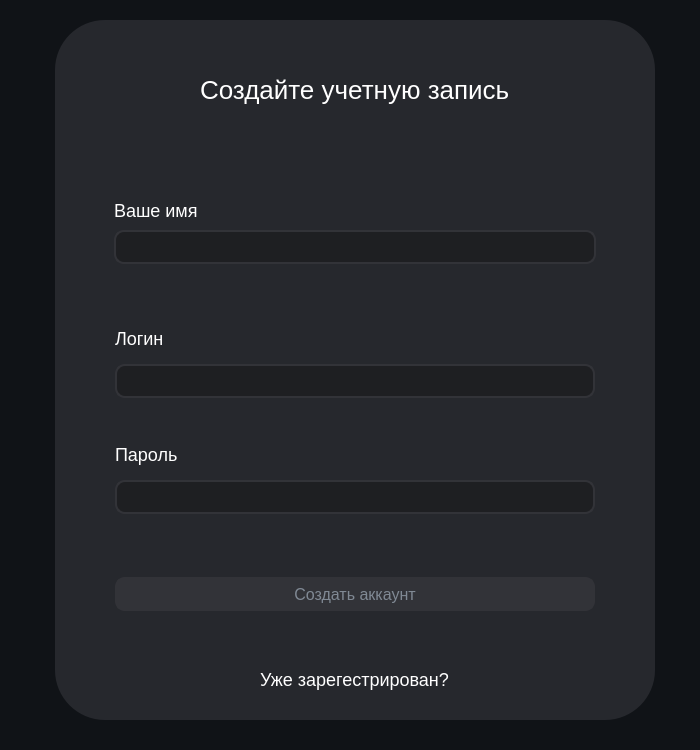
<?xml version="1.0" encoding="UTF-8"?>
<ui version="4.0">
 <class>Dialog</class>
 <widget class="QDialog" name="Dialog">
  <property name="geometry">
   <rect>
    <x>0</x>
    <y>0</y>
    <width>700</width>
    <height>750</height>
   </rect>
  </property>
  <property name="sizePolicy">
   <sizepolicy hsizetype="Maximum" vsizetype="Maximum">
    <horstretch>0</horstretch>
    <verstretch>0</verstretch>
   </sizepolicy>
  </property>
  <property name="minimumSize">
   <size>
    <width>700</width>
    <height>750</height>
   </size>
  </property>
  <property name="maximumSize">
   <size>
    <width>700</width>
    <height>750</height>
   </size>
  </property>
  <property name="windowTitle">
   <string>Dialog</string>
  </property>
  <widget class="QFrame" name="Wrapper">
   <property name="geometry">
    <rect>
     <x>-20</x>
     <y>0</y>
     <width>750</width>
     <height>750</height>
    </rect>
   </property>
   <property name="sizePolicy">
    <sizepolicy hsizetype="Fixed" vsizetype="Fixed">
     <horstretch>0</horstretch>
     <verstretch>0</verstretch>
    </sizepolicy>
   </property>
   <property name="minimumSize">
    <size>
     <width>750</width>
     <height>750</height>
    </size>
   </property>
   <property name="maximumSize">
    <size>
     <width>750</width>
     <height>750</height>
    </size>
   </property>
   <property name="contextMenuPolicy">
    <enum>Qt::DefaultContextMenu</enum>
   </property>
   <property name="statusTip">
    <string/>
   </property>
   <property name="styleSheet">
    <string notr="true">background-color:#101317;
</string>
   </property>
   <layout class="QVBoxLayout" name="verticalLayout_3">
    <property name="topMargin">
     <number>0</number>
    </property>
    <item alignment="Qt::AlignHCenter|Qt::AlignVCenter">
     <widget class="QFrame" name="Menu">
      <property name="sizePolicy">
       <sizepolicy hsizetype="Fixed" vsizetype="Fixed">
        <horstretch>0</horstretch>
        <verstretch>0</verstretch>
       </sizepolicy>
      </property>
      <property name="minimumSize">
       <size>
        <width>600</width>
        <height>700</height>
       </size>
      </property>
      <property name="styleSheet">
       <string notr="true">background-color:rgba(38,40,45,255);
border-radius:50px;</string>
      </property>
      <layout class="QVBoxLayout" name="verticalLayout_8">
       <property name="spacing">
        <number>2</number>
       </property>
       <property name="topMargin">
        <number>20</number>
       </property>
       <property name="bottomMargin">
        <number>20</number>
       </property>
       <item alignment="Qt::AlignHCenter|Qt::AlignTop">
        <widget class="QFrame" name="WelcomeLay">
         <property name="sizePolicy">
          <sizepolicy hsizetype="Fixed" vsizetype="Fixed">
           <horstretch>0</horstretch>
           <verstretch>0</verstretch>
          </sizepolicy>
         </property>
         <property name="minimumSize">
          <size>
           <width>400</width>
           <height>100</height>
          </size>
         </property>
         <property name="maximumSize">
          <size>
           <width>300</width>
           <height>100</height>
          </size>
         </property>
         <property name="styleSheet">
          <string notr="true"/>
         </property>
         <layout class="QVBoxLayout" name="verticalLayout_9" stretch="0">
          <item alignment="Qt::AlignHCenter|Qt::AlignVCenter">
           <widget class="QLabel" name="label_5">
            <property name="sizePolicy">
             <sizepolicy hsizetype="Expanding" vsizetype="MinimumExpanding">
              <horstretch>0</horstretch>
              <verstretch>0</verstretch>
             </sizepolicy>
            </property>
            <property name="styleSheet">
             <string notr="true">text-align:center;
color:white;
font-size:26px;</string>
            </property>
            <property name="text">
             <string>Создайте учетную запись</string>
            </property>
           </widget>
          </item>
         </layout>
        </widget>
       </item>
       <item alignment="Qt::AlignHCenter|Qt::AlignVCenter">
        <widget class="QFrame" name="Namer">
         <property name="sizePolicy">
          <sizepolicy hsizetype="Fixed" vsizetype="Fixed">
           <horstretch>0</horstretch>
           <verstretch>0</verstretch>
          </sizepolicy>
         </property>
         <property name="minimumSize">
          <size>
           <width>500</width>
           <height>100</height>
          </size>
         </property>
         <layout class="QVBoxLayout" name="verticalLayout_10">
          <property name="spacing">
           <number>1</number>
          </property>
          <item>
           <widget class="QLabel" name="label_7">
            <property name="sizePolicy">
             <sizepolicy hsizetype="Fixed" vsizetype="Fixed">
              <horstretch>0</horstretch>
              <verstretch>0</verstretch>
             </sizepolicy>
            </property>
            <property name="styleSheet">
             <string notr="true">color:white;
font-size:18px;</string>
            </property>
            <property name="text">
             <string>Ваше имя</string>
            </property>
           </widget>
          </item>
          <item>
           <widget class="QLineEdit" name="Name_input">
            <property name="minimumSize">
             <size>
              <width>250</width>
              <height>0</height>
             </size>
            </property>
            <property name="styleSheet">
             <string notr="true">QLineEdit{ 
width:250px;
height:30px;
border: 2px solid #323338;
border-radius: 10px;
background-color:#1e1f22;
font-size:16px;
color:#808994;
text-align:left;
padding-left:27px;
}

</string>
            </property>
            <property name="text">
             <string/>
            </property>
           </widget>
          </item>
         </layout>
        </widget>
       </item>
       <item alignment="Qt::AlignHCenter|Qt::AlignVCenter">
        <widget class="QFrame" name="login">
         <property name="sizePolicy">
          <sizepolicy hsizetype="Fixed" vsizetype="Fixed">
           <horstretch>0</horstretch>
           <verstretch>0</verstretch>
          </sizepolicy>
         </property>
         <property name="minimumSize">
          <size>
           <width>500</width>
           <height>100</height>
          </size>
         </property>
         <layout class="QVBoxLayout" name="verticalLayout_11">
          <property name="spacing">
           <number>1</number>
          </property>
          <property name="leftMargin">
           <number>10</number>
          </property>
          <property name="topMargin">
           <number>1</number>
          </property>
          <property name="rightMargin">
           <number>10</number>
          </property>
          <property name="bottomMargin">
           <number>1</number>
          </property>
          <item>
           <widget class="QLabel" name="label_8">
            <property name="sizePolicy">
             <sizepolicy hsizetype="Fixed" vsizetype="Fixed">
              <horstretch>0</horstretch>
              <verstretch>0</verstretch>
             </sizepolicy>
            </property>
            <property name="styleSheet">
             <string notr="true">color:white;
font-size:18px;</string>
            </property>
            <property name="text">
             <string>Логин</string>
            </property>
           </widget>
          </item>
          <item>
           <widget class="QLineEdit" name="login_input">
            <property name="sizePolicy">
             <sizepolicy hsizetype="Expanding" vsizetype="Fixed">
              <horstretch>0</horstretch>
              <verstretch>0</verstretch>
             </sizepolicy>
            </property>
            <property name="minimumSize">
             <size>
              <width>250</width>
              <height>0</height>
             </size>
            </property>
            <property name="styleSheet">
             <string notr="true">QLineEdit{ 
width:250px;
height:30px;
border: 2px solid #323338;
border-radius: 10px;
background-color:#1e1f22;
font-size:16px;
color:#808994;
text-align:left;
padding-left:27px;
}

</string>
            </property>
           </widget>
          </item>
         </layout>
        </widget>
       </item>
       <item alignment="Qt::AlignHCenter">
        <widget class="QFrame" name="PasswordCreation">
         <property name="sizePolicy">
          <sizepolicy hsizetype="Fixed" vsizetype="Fixed">
           <horstretch>0</horstretch>
           <verstretch>0</verstretch>
          </sizepolicy>
         </property>
         <property name="minimumSize">
          <size>
           <width>500</width>
           <height>100</height>
          </size>
         </property>
         <layout class="QVBoxLayout" name="verticalLayout_13">
          <property name="spacing">
           <number>1</number>
          </property>
          <property name="leftMargin">
           <number>10</number>
          </property>
          <property name="topMargin">
           <number>1</number>
          </property>
          <property name="rightMargin">
           <number>10</number>
          </property>
          <property name="bottomMargin">
           <number>1</number>
          </property>
          <item>
           <widget class="QLabel" name="label_9">
            <property name="sizePolicy">
             <sizepolicy hsizetype="Fixed" vsizetype="Fixed">
              <horstretch>0</horstretch>
              <verstretch>0</verstretch>
             </sizepolicy>
            </property>
            <property name="styleSheet">
             <string notr="true">color:white;
font-size:18px;</string>
            </property>
            <property name="text">
             <string>Пароль</string>
            </property>
           </widget>
          </item>
          <item>
           <widget class="QLineEdit" name="Password_input_">
            <property name="sizePolicy">
             <sizepolicy hsizetype="Expanding" vsizetype="Fixed">
              <horstretch>0</horstretch>
              <verstretch>0</verstretch>
             </sizepolicy>
            </property>
            <property name="minimumSize">
             <size>
              <width>250</width>
              <height>0</height>
             </size>
            </property>
            <property name="styleSheet">
             <string notr="true">QLineEdit{ 
width:250px;
height:30px;
border: 2px solid #323338;
border-radius: 10px;
background-color:#1e1f22;
font-size:16px;
color:#808994;
text-align:left;
padding-left:27px;
}

</string>
            </property>
           </widget>
          </item>
         </layout>
        </widget>
       </item>
       <item alignment="Qt::AlignHCenter|Qt::AlignVCenter">
        <widget class="QFrame" name="Registr">
         <property name="sizePolicy">
          <sizepolicy hsizetype="Fixed" vsizetype="Fixed">
           <horstretch>0</horstretch>
           <verstretch>0</verstretch>
          </sizepolicy>
         </property>
         <property name="minimumSize">
          <size>
           <width>500</width>
           <height>100</height>
          </size>
         </property>
         <layout class="QVBoxLayout" name="verticalLayout_12">
          <property name="spacing">
           <number>1</number>
          </property>
          <property name="leftMargin">
           <number>10</number>
          </property>
          <property name="topMargin">
           <number>1</number>
          </property>
          <property name="rightMargin">
           <number>10</number>
          </property>
          <property name="bottomMargin">
           <number>1</number>
          </property>
          <item>
           <widget class="QPushButton" name="RegistrationButton">
            <property name="cursor">
             <cursorShape>PointingHandCursor</cursorShape>
            </property>
            <property name="styleSheet">
             <string notr="true">QPushButton {
height:30px;
border: 2px solid #323338;
border-radius: 10px;
background-color:#323338;
font-size:16px;
color:#808994;
}

QPushButton:hover {
background-color:#656c76;
color:black;
}</string>
            </property>
            <property name="text">
             <string>Создать аккаунт</string>
            </property>
           </widget>
          </item>
         </layout>
        </widget>
       </item>
       <item alignment="Qt::AlignHCenter">
        <widget class="QFrame" name="HadAccount">
         <property name="sizePolicy">
          <sizepolicy hsizetype="Fixed" vsizetype="Fixed">
           <horstretch>0</horstretch>
           <verstretch>0</verstretch>
          </sizepolicy>
         </property>
         <property name="minimumSize">
          <size>
           <width>300</width>
           <height>40</height>
          </size>
         </property>
         <property name="styleSheet">
          <string notr="true">color:white;</string>
         </property>
         <layout class="QHBoxLayout" name="horizontalLayout_3" stretch="0">
          <property name="spacing">
           <number>0</number>
          </property>
          <item>
           <widget class="QPushButton" name="SignInFromRegistrationButton">
            <property name="sizePolicy">
             <sizepolicy hsizetype="Fixed" vsizetype="Fixed">
              <horstretch>0</horstretch>
              <verstretch>0</verstretch>
             </sizepolicy>
            </property>
            <property name="cursor">
             <cursorShape>PointingHandCursor</cursorShape>
            </property>
            <property name="styleSheet">
             <string notr="true">font-size:18px;</string>
            </property>
            <property name="text">
             <string>Уже зарегестрирован?</string>
            </property>
           </widget>
          </item>
         </layout>
        </widget>
       </item>
      </layout>
     </widget>
    </item>
   </layout>
  </widget>
 </widget>
 <resources/>
 <connections/>
</ui>
